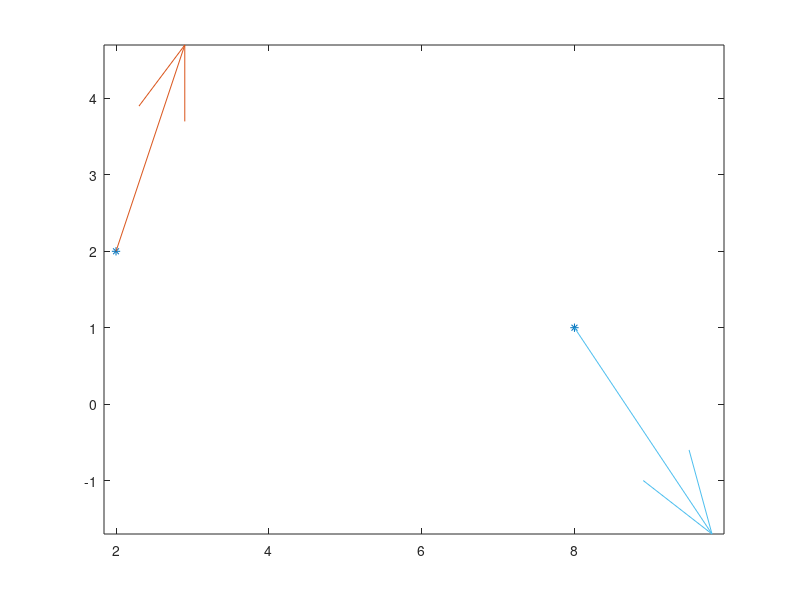

Here is the MATLAB script that generated this plot: (Note: this script raises an error after producing the figure.)
px = [2,8];
py = [2,1];
vx = [1,2];
vy = [3,-3];

plot(px,py,'*');
axis equal
hold on
quiver(px(1),py(1),vx(1),vy(1));
quiver(px(2),py(2),vx(2),vy(2));

syms a3 a2 a1 a0 t
t0 = -1; t1 = 1;
x(t) = a3*t^3 + a2*t^2 + a1*t + a0;
xd(t) = diff(x(t),t);
ex = [
    x(t0) == px(1),...
    x(t1) == px(2),...
    xd(t0) == vx(1),...
    xd(t1) == vx(2)
    ];
mx = solve(ex,[a3 a2 a1 a0]);
cx(t) = mx.a3*t^3 + mx.a2*t^2 +mx.a1*t + mx.a0;
syms b3 b2 b1 b0
y(t) = b3*t^3 + b2*t^2 +b1*t +b0;
yd(t) = diff(y(t),t);
ey =[
    y(t0) == py(1),...
    y(t1) == py(2),...
    yd(t0) == vy(1),...
    yd(t1) == vy(2)
    ];
my = solve(ey,[b3 b2 b1 b0]);
cy(t) = my.b3*t^3 + my.b2*t^2 + my.b1*t + my.b0;
fplot(cx(t),cy(t),[t0, t1]);
px2 = [px(2),12];
py2 = [py(2),4];
vx2 = [0];
vy2 = [8];
plot(px2,py2,'*');
axis equal
hold on
quiver(px2(2),py2(2),vx2(1),vy2(1));
quiver(px2(1),py2(1),vx(2)*2,vy(2)*2,'b')

syms c3 c2 c1 c0
x2(t) = c3*t^3 + c2*t^2 + c1*t +c0;
xd2(t) = diff(x2(t),t);
ex2 = [
    x2(t0) == px2(1),...
    x2(t1) == px2(2),...
    xd2(t0) == vx(2)*2,...
    xd2(t1) == vx2(1)
    ];
mx2 = solve(ex2,[c3 c2 c1 c0]);
cx2(t) = mx2.c3*t^3 + mx2.c2*t^2 + mx2.c1*t + mx2.c0;
syms d3 d2 d1 d0
y2(t) = d3*t^3 + d2*t^2 + d1*t + d0;
yd2(t) = diff(y2(t), t);
ey2 = [
    y2(t0) == py2(1),...
    y2(t1) == py2(2),...
    yd2(t0) == vy(2)*2,...
    yd2(t1) == vy2(1)
    ];
my2 =solve(ey2, [d3 d2 d1 d0]);
cy2(t) = my2.d3*t^3 + my2.d2*t^2 + my2.d1*t + my2.d0;
fplot(cx2(t),cy2(t),[t0 ,t1])

